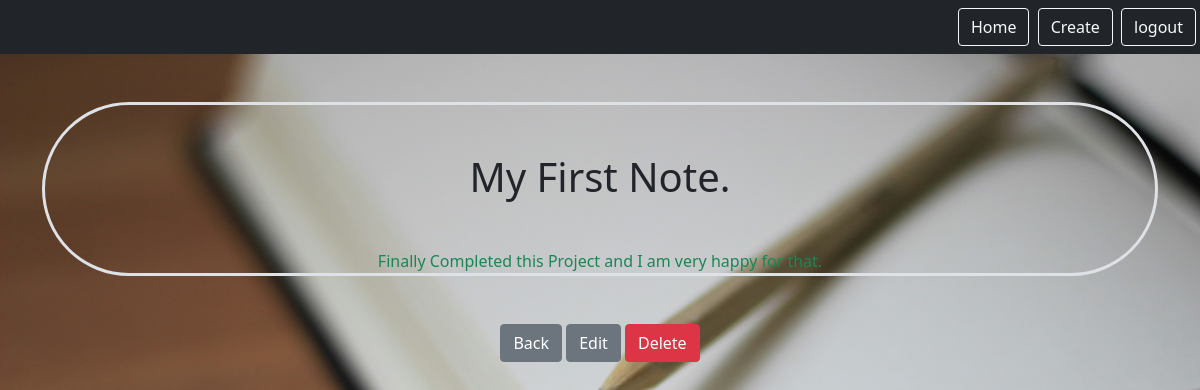
/smart/notes/5 (signed in), run on the app's committed database.
### notes/models.py (models this page shows)
class Notes(models.Model):
    title = models.CharField(max_length=200)
    text = models.TextField()
    created = models.DateTimeField(auto_now_add=True)
    user = models.ForeignKey(User, on_delete=models.CASCADE, related_name="notes")

### notes/views.py (the view)
# urls.py: path('notes/<int:pk>', views.NotesDetailView.as_view(), name="notes.detail"),
class NotesDetailView(LoginRequiredMixin, DetailView):
    model = Notes
    context_object_name = "note"
    login_url = "/login"

### notes/templates/notes/notes_detail.html (shortened to what this page needs)
{% extends 'base.html' %}
{% block content %}
    <div class="border border-3 rounded-pill">
        <div><h1 class="my-5">{{ note.title }}</h1>
            <div style="white-space: pre-wrap;" class="text-success">{{ note.text|linebreaksbr }}</div>
        </div>
    </div>
<a href="{% url 'notes.list' %}" class="btn btn-secondary my-5">Back</a>
<a href="{% url 'notes.update' pk=note.id %}" class="btn btn-secondary">Edit</a>
<a href="{% url 'notes.delete' pk=note.id %}" class="btn btn-danger">Delete</a>
{% endblock %}

### data on the page
Notes: title "My First Note.", text "Finally Completed this Project and I am very happy for that."
